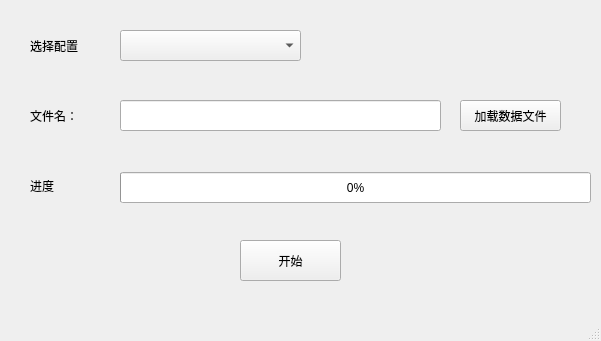
<?xml version="1.0" encoding="UTF-8"?>
<ui version="4.0">
 <class>MainWindow</class>
 <widget class="QMainWindow" name="MainWindow">
  <property name="geometry">
   <rect>
    <x>0</x>
    <y>0</y>
    <width>601</width>
    <height>341</height>
   </rect>
  </property>
  <property name="windowTitle">
   <string>Excel数据处理工具</string>
  </property>
  <widget class="QWidget" name="centralwidget">
   <widget class="QPushButton" name="btn_open">
    <property name="geometry">
     <rect>
      <x>460</x>
      <y>100</y>
      <width>101</width>
      <height>31</height>
     </rect>
    </property>
    <property name="text">
     <string>加载数据文件</string>
    </property>
   </widget>
   <widget class="QLabel" name="lb_filename">
    <property name="geometry">
     <rect>
      <x>30</x>
      <y>110</y>
      <width>54</width>
      <height>12</height>
     </rect>
    </property>
    <property name="text">
     <string>文件名：</string>
    </property>
   </widget>
   <widget class="QLabel" name="label_4">
    <property name="geometry">
     <rect>
      <x>30</x>
      <y>40</y>
      <width>54</width>
      <height>12</height>
     </rect>
    </property>
    <property name="text">
     <string>选择配置</string>
    </property>
   </widget>
   <widget class="QComboBox" name="cb_config">
    <property name="geometry">
     <rect>
      <x>120</x>
      <y>30</y>
      <width>181</width>
      <height>31</height>
     </rect>
    </property>
    <property name="editable">
     <bool>false</bool>
    </property>
   </widget>
   <widget class="QLabel" name="label_5">
    <property name="geometry">
     <rect>
      <x>30</x>
      <y>180</y>
      <width>54</width>
      <height>12</height>
     </rect>
    </property>
    <property name="text">
     <string>进度</string>
    </property>
   </widget>
   <widget class="QPushButton" name="btn_start">
    <property name="geometry">
     <rect>
      <x>240</x>
      <y>240</y>
      <width>101</width>
      <height>41</height>
     </rect>
    </property>
    <property name="text">
     <string>开始</string>
    </property>
   </widget>
   <widget class="QLineEdit" name="fileName">
    <property name="geometry">
     <rect>
      <x>120</x>
      <y>100</y>
      <width>321</width>
      <height>31</height>
     </rect>
    </property>
   </widget>
   <widget class="QProgressBar" name="progressBar">
    <property name="enabled">
     <bool>true</bool>
    </property>
    <property name="geometry">
     <rect>
      <x>120</x>
      <y>172</y>
      <width>471</width>
      <height>31</height>
     </rect>
    </property>
    <property name="value">
     <number>0</number>
    </property>
    <property name="textVisible">
     <bool>true</bool>
    </property>
   </widget>
  </widget>
  <widget class="QMenuBar" name="menubar">
   <property name="geometry">
    <rect>
     <x>0</x>
     <y>0</y>
     <width>601</width>
     <height>23</height>
    </rect>
   </property>
  </widget>
  <widget class="QStatusBar" name="statusbar"/>
 </widget>
 <resources/>
 <connections/>
</ui>
